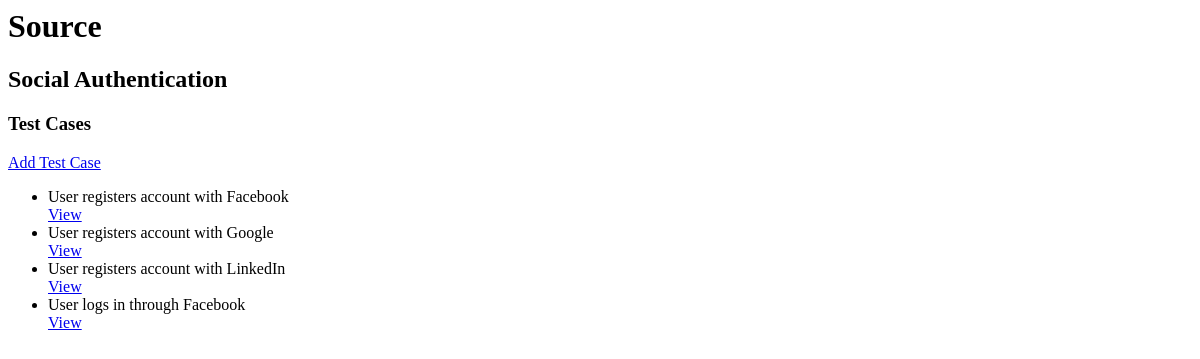
The page /projects/1/features/1/ on the database as committed earlier.
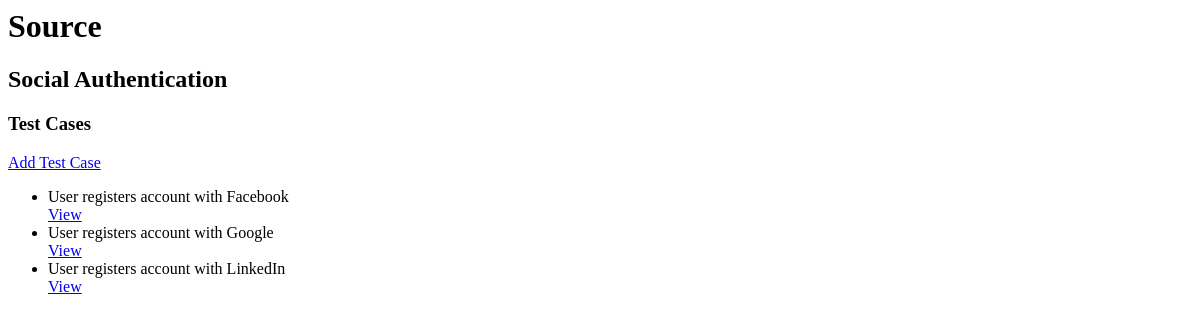
The same page on the database as committed later.
### test_cases/models.py (models this page shows, shortened)
class TestCase(models.Model):
    PASS = 'P'
    FAIL = 'F'
    RESULTS = (
        (PASS, 'Pass'),
        (FAIL, 'Fail')
    )
    feature = models.ForeignKey(Feature)
    description = models.CharField(max_length=200)
    result = models.CharField(max_length=10, blank=True, choices=RESULTS)

### projects/views.py (the view)
class FeatureDetailView(generic.DetailView):
    model = Feature
    def get_context_data(self, **kwargs):
        context = super(FeatureDetailView, self).get_context_data(**kwargs)
        context['project'] = get_object_or_404(
            Project,
            pk=self.kwargs['project_pk'])
        context['testcase_list'] = TestCase.objects.filter(
            feature__pk=self.kwargs['pk'])
        return context

### projects/templates/features/feature_detail.html
<h1>{{ project.name }}</h1>
<h2>{{ feature.name }}</h2>
{% if testcase_list %}
    <h3>Test Cases</h3>
    <a href='{% url "projects:testcase_add" project.pk feature.pk %}'>Add Test Case</a>
    <ul>
        {% for testcase in testcase_list %}
            <li>{{ testcase.description }} <br>
            <a href="{% url 'projects:testcase_detail' project.pk feature.pk testcase.pk %}">View</a></li>
        {% endfor %}
    </ul>
{% endif %}

Rows that differ between the two databases and show on the page:
removed TestCase: description "User logs in through Facebook"
